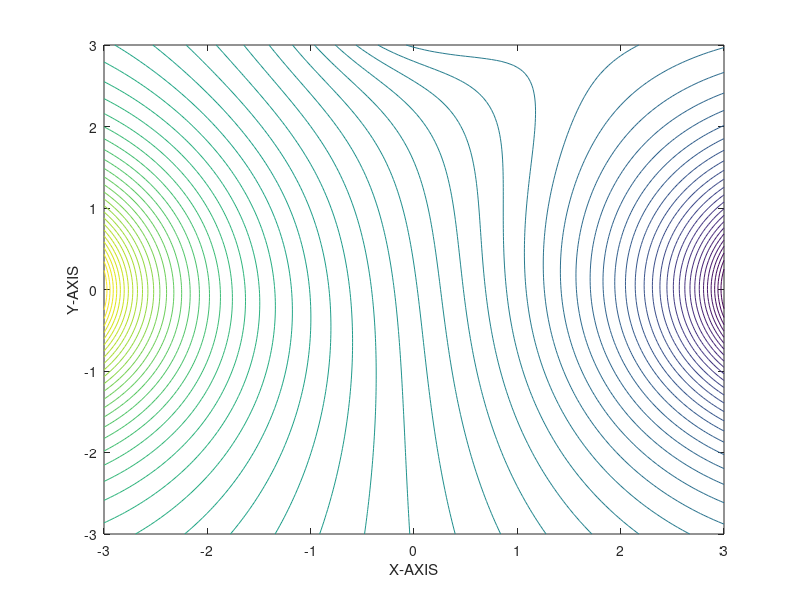
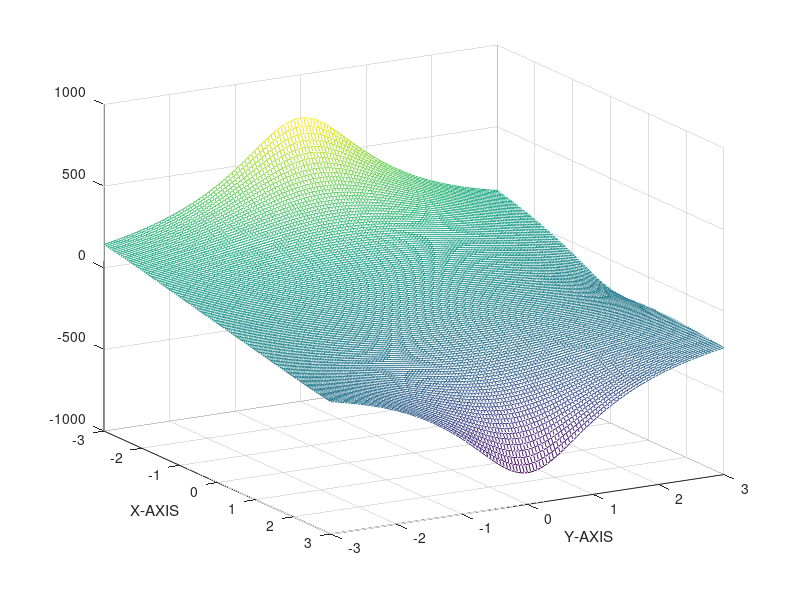
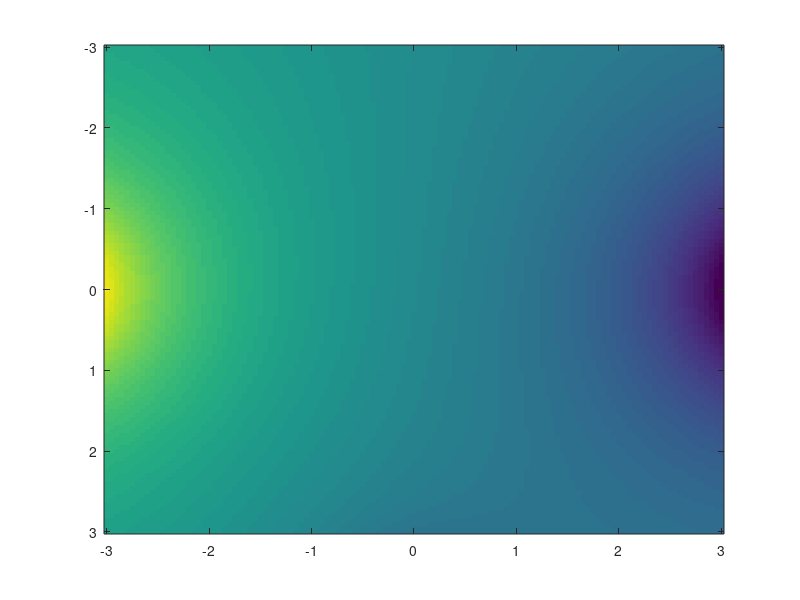
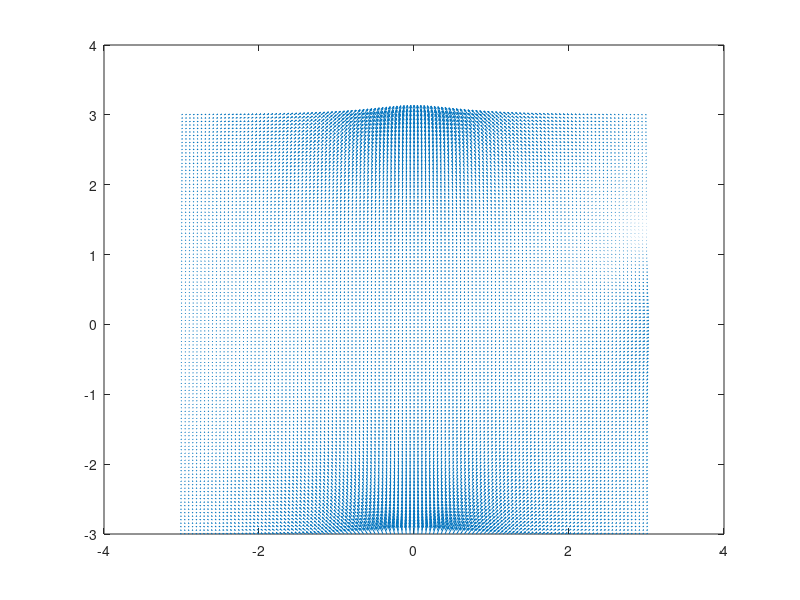

MATLAB code to generate these figures, in order:
%%%%%%%%%%%%%%%%%%%%%%%%%%%%%%%%%%%%%%%%%%%%%%%%%%%%%%%%%%%%%%%%%%%%%%
% A demo program for EE468 to show distribution of potential function.
% This programp plots the potential of 3 point charges
% To simplify the plotting and singular points: Samples can
% not be on the position of any charges
%%%%%%%%%%%%%%%%%%%%%%%%%%%%%%%%%%%%%%%%%%%%%%%%%%%%%%%%%%%%%%%%%%%%%%
clear;
e0=8.854e-12;                 % Permittivity of free-space
q1= 100e-9; r1=[-4 0 0 ];       % Point charge-1 and its position
q2=-100e-9; r2=[ 4 0 0 ];       % Point charge-2 and its position
q3=-20e-9; r3=[ 0 4 0 ];       % Point charge-3 and its position

c1=q1/(4*pi*e0);              % The constant :  Q/(4*pi*epsilon0)
c2=q2/(4*pi*e0);
c3=q3/(4*pi*e0);

x=-3.0:0.05:3.0;              % Samples along x-direction
y=-3.0:0.05:3.0;              % Samples along y-direction

nx=max(size(x));              % Number of samples in x
ny=max(size(y));              % Number of samples in y

for ix = 1:1:nx               % Loop over the samples to evaluate V(x,y)
for iy = 1:1:ny
  r = [x(ix) y(iy) 0.0];      % The source point( x', y', z'=0)
  d1=sqrt( (r-r1)*(r-r1)');   % Distance of r' to r1
  d2=sqrt( (r-r2)*(r-r2)');
  d3=sqrt( (r-r3)*(r-r3)');
  v(ix,iy) = c1/d1+c2/d2+c3/d3;   % Summation of potentials
end;
end;

% To plot the contour:
figure(1); clf; contour(x,y,v',60); 
xlabel('X-AXIS');ylabel('Y-AXIS');

% To plot in 3D mesh
figure(2); clf; mesh(x,y,v'); view(60,20); 
xlabel('X-AXIS');ylabel('Y-AXIS');

% To plot in color scaled image:
v1=min(min(v));                   % Minimum of V for normalization
v2=max(max(v));                   % Maximum of V
m0=max(size(colormap));           % Number of colors
vn = (m0-1)*(v-v1)/(v2-v1);       % Normalized so that V is from 0 to m0-1
figure(3); clf;
image(x,y,vn');

% To plot E-field
[Ex,Ey] = gradient(v,0.1,0.1);
Ex=-Ex; Ey=-Ey;
figure(4); clf;
quiver(x,y,Ex,Ey,2);
